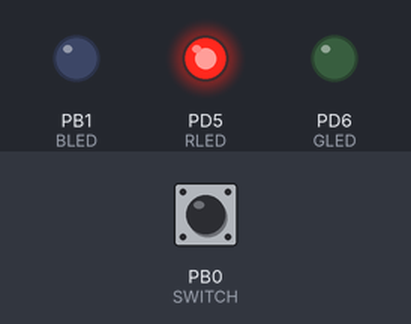
Bench run of a program on a simulated ATmega328P, built with avr-gcc and emulated at 1 MHz. Shown: output pins drawn as LEDs (lit = HIGH). Dashed ring = blinking. The inputs (shaded band) are chosen by the test bench; at power-on: PB0 (SWITCH) HIGH.

Above: at 1.2 s.
1.3 s: PB0 (SWITCH) pulled LOW for 0.15 s
At 2.7 s:
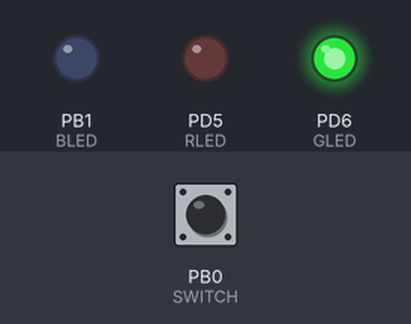
3.0 s: PB0 (SWITCH) pulled LOW for 1 s
At 5.3 s:
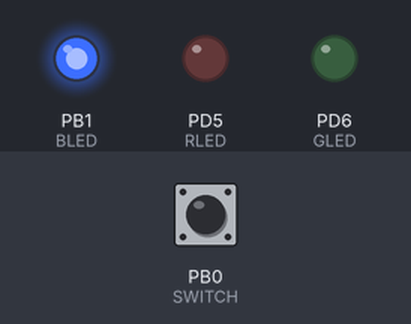
5.6 s: PB0 (SWITCH) pulled LOW for 0.15 s
At 6.09 s:
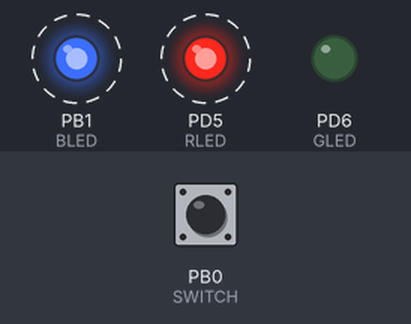
8.6 s: PB0 (SWITCH) pulled LOW for 3.2 s
At 12.12 s:
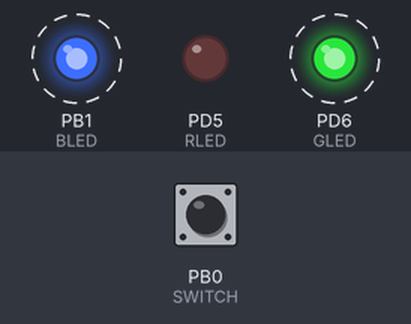
14.3 s: PB0 (SWITCH) pulled LOW for 0.15 s
At 14.75 s:
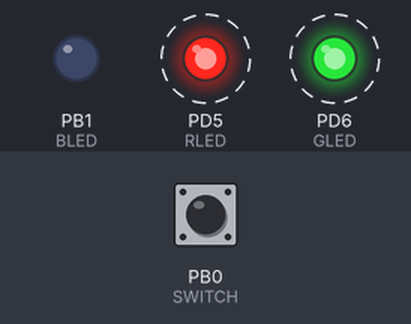
17.3 s: PB0 (SWITCH) pulled LOW for 1 s
At 21.54 s:
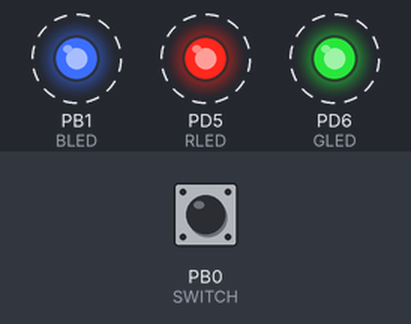
Timing chart, 0 to 21.6 s (numbered marks = the images above; inputs shaded):
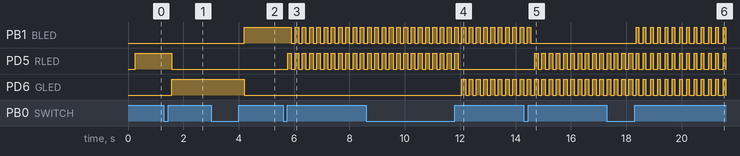

The program:

main.cpp
```cpp
/*
 * Michelsen_Assignment2-1.6.cpp
 *
 * Created: 9/10/2018 3:43:22 PM
 * Author : brand
 */
#define F_CPU	1000000UL // 1 MHz

#define SWITCH	(1<<PB0) // Byte for the switch pin (PB0)
#define BLED	(1<<PB1) // Byte for blue pin (PB1)
#define RLED	(1<<PD5) // Byte for red pin (PD5)
#define GLED	(1<<PD6) // Byte for green pin (PD6)

#include <avr/io.h>
#include <util/delay.h>

// Function prototypes
void rgb_out(uint8_t r, uint8_t g, uint8_t b); // Function for controlling the RGB LED
void rgb_mode(int count); // Function for selecting a mode for the RGB LED
bool debounce(uint8_t pin, bool last); // Function for debouncing a switch

int main(void)
{
	// Set inputs and outputs
	DDRB |= BLED; // Set PB1 to be an output
	DDRB &= ~SWITCH; // Set PB0 to be an input

	DDRD |= (RLED | GLED); // Set PD5 and PD6 to be outputs

	// Declare local variables
	bool current_state = 0; // Variable for tracking the button state
	bool last_state = 0; // Variable for tracking the previous button state
	int mode_count = 0; // Variable for tracking button presses (used to change the mode)


    // Run infinitely
    while (1)
    {
		// Read the current button state
		current_state = debounce(SWITCH, last_state);

		// Check if the button is being pressed
		if (current_state == 1 && last_state == 0)
			// Update the count
			mode_count++;
		// Store the current value as the new previous
		last_state = current_state;

		// Make sure the mode count does not go over 7
		if (mode_count > 7)
			mode_count = 0;

		// Write the value to the RGB LED
		rgb_mode(mode_count);
	}

	return 0;
}

// Function definitions
void rgb_out(uint8_t r, uint8_t g, uint8_t b)
{
	/* Set PD5 and PD6 PWM Output */
	TCCR0A |= 0xA3; // Set both OC0A and OC0B
	TCCR0B |= 0x05; // Rate = CLK/1024
	OCR0A = g; // Run OCR0A at r
	OCR0B = r; // Run OCR0B at g

	/* Set PB1 PWM Output */
	ICR1 = 0x00FF; // Set TOP to 8 bits
	TCCR1A |= 0xA1; // Set up fast PWM
	TCCR1B |= 0x0D; // Rate = CLK/1024
	OCR1A = b; // Run OCR1A at b
}

bool debounce(uint8_t pin, bool last)
{
	// Read the button state
	bool current = (PINB & SWITCH);

	// Check if the state has changed
	if (current != last)
	{
		// Wait 5 ms
		_delay_ms(5);

		// Re-read the button state
		current = (PINB & SWITCH);
	}

	// Return result
	return current;
}

void rgb_mode(int count)
{
	// Check the count for the mode
	if (count == 1)
		// Mode 1, Red output
		rgb_out(255, 0, 0);
	else if (count == 2)
		// Mode 2, Green output
		rgb_out(0, 255, 0);
	else if (count == 3)
		// Mode 3, Blue output
		rgb_out(0, 0, 255);
	else if (count == 4)
		// Mode 4, Purple output
		rgb_out(127, 0, 127);
	else if (count == 5)
		// Mode 5, Teal output
		rgb_out(0, 127, 127);
	else if (count == 6)
		// Mode 6, Orange output
		rgb_out(127, 127, 0);
	else if (count == 7)
		// Mode 7, white output
		rgb_out(85, 85, 85);
	else
		// Otherwise, turn off
		rgb_out(0, 0, 0);
}
```

Measured:
- after the input at 1.3 s, PD5 (RLED): HIGH → LOW after 0.28 s; PD6 (GLED): LOW → HIGH after 0.28 s
- after the input at 3.0 s, PB1 (BLED): LOW → HIGH after 1.2 s; PD6 (GLED): HIGH → LOW after 1.2 s
- after the input at 5.6 s, PB1 (BLED): alternates HIGH for 0.13 s and LOW for 0.13 s, starting after 0.30 s; PD5 (RLED): alternates HIGH for 0.13 s and LOW for 0.13 s, starting after 0.17 s
- after the input at 8.6 s, PD5 (RLED): goes on until 11.9 s, then stays LOW; PD6 (GLED): alternates HIGH for 0.13 s and LOW for 0.13 s, starting after 3.5 s
- after the input at 14.3 s, PB1 (BLED): goes on until 14.6 s, then stays LOW; PD5 (RLED): alternates HIGH for 0.13 s and LOW for 0.13 s, starting after 0.38 s
- after the input at 17.3 s, PB1 (BLED): alternates HIGH for 0.09 s and LOW for 0.17 s, starting after 1.1 s
